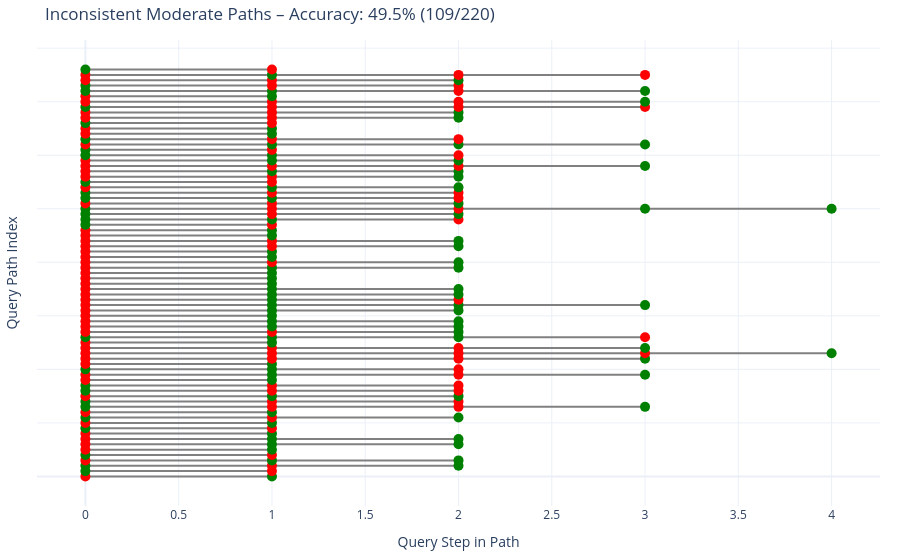

Notebook cell for this chart:
### Code cell
def plot_inconsistent_paths_by_difficulty(difficulty_level):
    fig = go.Figure()
    y_offset = 0

    def truncate(text, max_len=220):
        return text if len(text) <= max_len else text[:max_len] + "..."

    total = 0
    correct = 0

    for entry in data:
        path = entry["path"]
        if not path or path[0]["difficulty"] != difficulty_level:
            continue
        if len(path) <= 1:
            continue
        for step in path:
            if step['correct'] == None:
                step['correct'] = 0
        correct_count = sum(step['correct'] for step in path)
        if correct_count == 0 or correct_count == len(path):
            continue  # skip fully correct or fully wrong paths

        total += len(path)
        correct += correct_count

        x_vals = list(range(len(path)))
        y_vals = [y_offset] * len(path)
        colors = ['green' if step['correct'] == 1 else 'red' for step in path]
        hover_texts = [
            f"QID: {step['question_id']}<br>"
            f"<b>Difficulty:</b> {step['difficulty']}<br>"
            f"<b>Correct:</b> {'✅' if step['correct'] else '❌'}<br><br>"
            f"<b>GT:</b> {truncate(step['gt_query'])}<br><br>"
            f"<b>Pred:</b> {truncate(step['predicted_query'])}"
            for step in path
        ]

        fig.add_trace(go.Scatter(
            x=x_vals,
            y=y_vals,
            mode='lines+markers',
            marker=dict(color=colors, size=10),
            line=dict(color='gray', width=2),
            text=hover_texts,
            hoverinfo='text',
            showlegend=False
        ))

        y_offset += 1

    accuracy = (correct / total * 100) if total > 0 else 0

    fig.update_layout(
        title=f"Inconsistent {difficulty_level.capitalize()} Paths – Accuracy: {accuracy:.1f}% ({correct}/{total})",
        xaxis_title="Query Step in Path",
        yaxis_title="Query Path Index",
        yaxis=dict(showticklabels=False),
        template="plotly_white",
        height=400 + 50 * y_offset,
        margin=dict(l=20, r=20, t=40, b=20),
    )
    fig.show()

plot_inconsistent_paths_by_difficulty("moderate")
